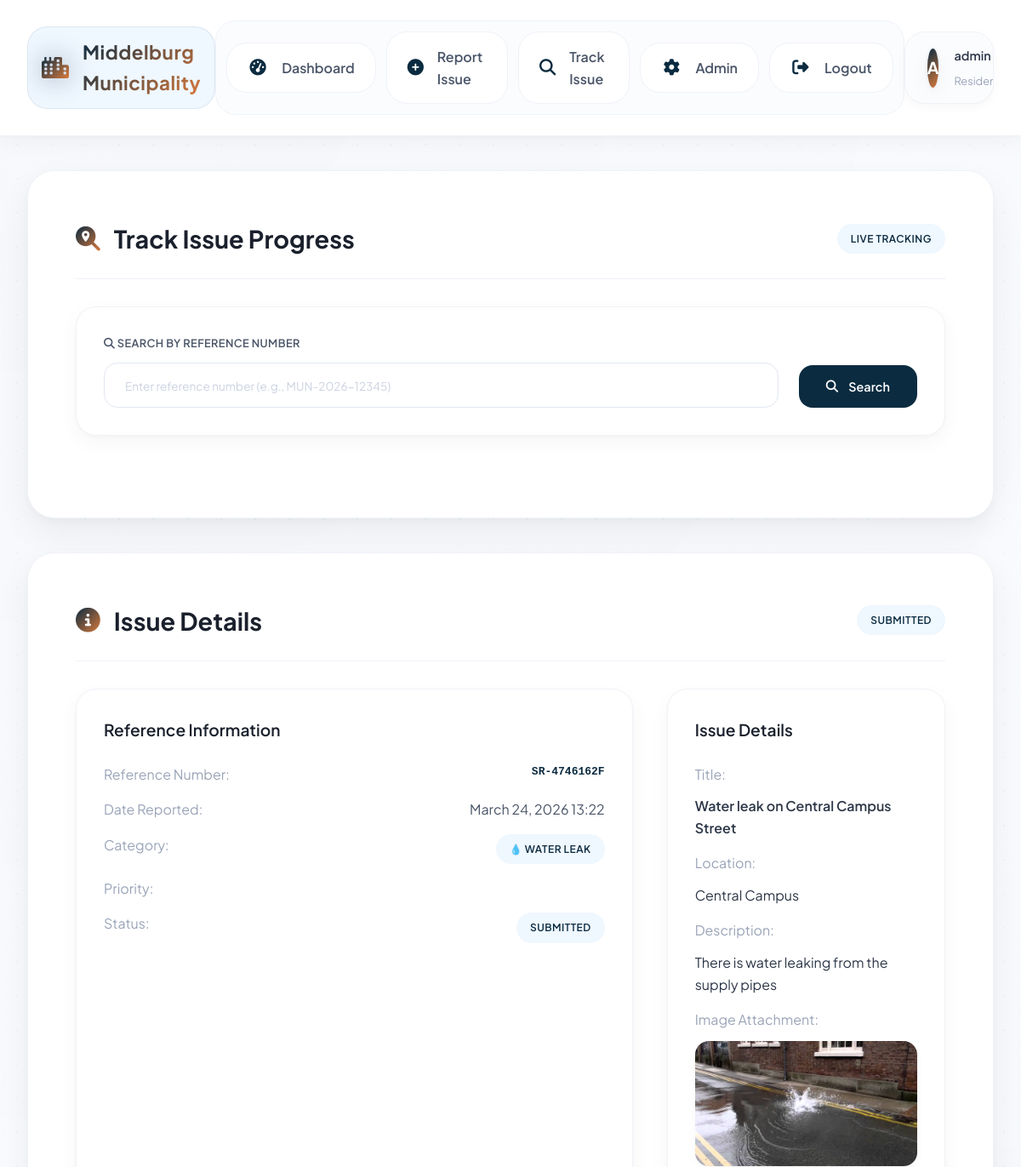
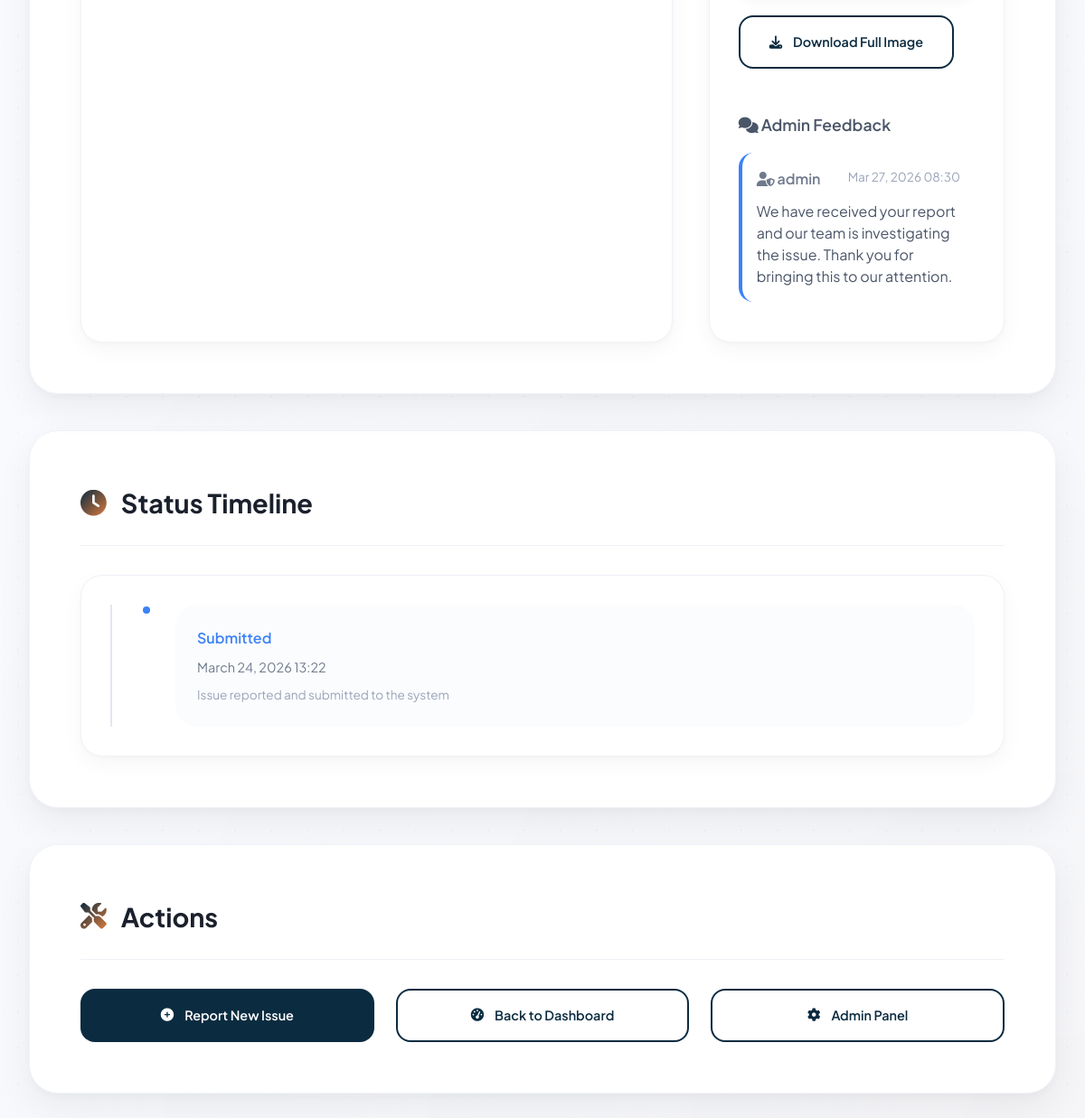
/track/SR-4746162F/ (signed in), run on the app's committed database (2 pictures, top to bottom).
### issues/models.py (models this page shows, shortened)
class Issue(models.Model):
    STATUS_CHOICES = [
        ('submitted', 'Submitted'),
        ('in_progress', 'In Progress'),
        ('resolved', 'Resolved'),
    ]
    CATEGORY_CHOICES = [
        ('water', '💧 Water Leak'),
        ('pothole', '🕳️ Pothole'),
        ('electricity', '⚡ Electricity Fault'),
        ('waste', '🗑️ Waste Collection'),
        ('other', '📌 Other'),
    ]
    user = models.ForeignKey(User, on_delete=models.CASCADE)
    title = models.CharField(max_length=200)
    category = models.CharField(max_length=20, choices=CATEGORY_CHOICES)
    description = models.TextField()
    location = models.CharField(max_length=300)
    image = models.ImageField(upload_to='issues/', blank=True, null=True)
    reference_number = models.CharField(max_length=20, unique=True, blank=True)
    status = models.CharField(max_length=20, choices=STATUS_CHOICES, default='submitted')
    admin_notes = models.TextField(blank=True, null=True)
    created_at = models.DateTimeField(auto_now_add=True)
    updated_at = models.DateTimeField(auto_now=True)

class Feedback(models.Model):
    issue = models.ForeignKey(Issue, on_delete=models.CASCADE, related_name='feedback')
    admin = models.ForeignKey(User, on_delete=models.CASCADE, related_name='admin_feedback')
    message = models.TextField()
    created_at = models.DateTimeField(auto_now_add=True)
    class Meta:
        ordering = ['-created_at']

### issues/views.py (the view)
# urls.py: path('track/<str:reference_number>/', views.track_issue_detail, name='track_issue_detail'),  # Detail view with reference number
@login_required
def track_issue_detail(request, reference_number):
    try:
        issue = get_object_or_404(Issue, reference_number=reference_number, user=request.user)
    except:
        issue = get_object_or_404(Issue, reference_number=reference_number)
    status_steps = ['submitted', 'in_progress', 'resolved']
    current_index = status_steps.index(issue.status)
    feedback_list = issue.feedback.all()
    context = {
        'issue': issue,
        'status_steps': status_steps,
        'current_index': current_index,
        'feedback_list': feedback_list,
    }
    return render(request, 'issues/track_issue.html', context)

### issues/templates/issues/track_issue.html (shortened to what this page needs)
{% extends 'issues/base_premium_new.html' %}
{% block content %}
<div class="content-section" data-aos="fade-up">
    <div class="section-header">
        <h1 class="section-title">
            <i class="fas fa-search-location"></i>
            Track Issue Progress
        </h1>
        <div class="section-actions">
            <span class="badge badge-info">Live Tracking</span>
        </div>
    </div>
    <form method="get" class="card" style="margin-bottom: var(--space-2xl);">
        <div style="display: grid; grid-template-columns: 1fr auto; gap: var(--space-lg); align-items: end;">
            <div>
                <label for="ref_search" class="form-label">
                    <i class="fas fa-search"></i>
                    Search by Reference Number
                </label>
                <input type="text"
                       id="ref_search"
                       name="ref"
                       class="form-control"
                       placeholder="Enter reference number (e.g., MUN-2026-12345)"
                       value="{{ request.GET.ref|default:'' }}">
            </div>
            <button type="submit" class="btn btn-primary">
                <i class="fas fa-search"></i>
                Search
            </button>
        </div>
    </form>
</div>
{% if issue %}
<div class="content-section" data-aos="fade-up" data-aos-delay="100">
    <div class="section-header">
        <h2 class="section-title">
            <i class="fas fa-info-circle"></i>
            Issue Details
        </h2>
        <div class="section-actions">
            <span class="badge
                {% if issue.status == 'submitted' %}badge-info{% elif issue.status == 'in_progress' %}badge-warning{% elif issue.status == 'resolved' %}badge-success{% else %}badge-danger{% endif %}">
                {{ issue.get_status_display }}
            </span>
        </div>
    </div>
    <div style="display: grid; grid-template-columns: 2fr 1fr; gap: var(--space-2xl);">
        <div class="card">
            <div class="card-header">
                <h3 class="card-title">Reference Information</h3>
            </div>
            <div class="card-content">
                <div style="display: grid; gap: var(--space-md);">
                    <div style="display: flex; justify-content: space-between;">
                        <span style="color: var(--gray-500);">Reference Number:</span>
                        <span style="font-family: monospace; font-weight: 600; color: var(--primary);">{{ issue.reference_number }}</span>
                    </div>
                    <div style="display: flex; justify-content: space-between;">
                        <span style="color: var(--gray-500);">Date Reported:</span>
                        <span style="color: var(--gray-700);">{{ issue.created_at|date:"F d, Y H:i" }}</span>
                    </div>
                    <div style="display: flex; justify-content: space-between;">
                        <span style="color: var(--gray-500);">Category:</span>
                        <span class="badge badge-info">{{ issue.get_category_display }}</span>
                    </div>
                    <div style="display: flex; justify-content: space-between;">
                        <span style="color: var(--gray-500);">Priority:</span>
                        <span class="badge
                            {% if issue.priority == 'low' %}badge-success{% elif issue.priority == 'medium' %}badge-warning{% elif issue.priority == 'high' %}badge-danger{% endif %}">
                        </span>
                    </div>
                    <div style="display: flex; justify-content: space-between;">
                        <span style="color: var(--gray-500);">Status:</span>
                        <span class="badge
                            {% if issue.status == 'submitted' %}badge-info{% elif issue.status == 'in_progress' %}badge-warning{% elif issue.status == 'resolved' %}badge-success{% else %}badge-danger{% endif %}">
                            {{ issue.get_status_display }}
                        </span>
                    </div>
                </div>
            </div>
        </div>
        <div class="card">
            <div class="card-header">
                <h3 class="card-title">Issue Details</h3>
            </div>
            <div class="card-content">
                <div style="display: grid; gap: var(--space-md);">
                    <div>
                        <div style="color: var(--gray-500); margin-bottom: var(--space-sm);">Title:</div>
                        <div style="color: var(--gray-800); font-weight: 600;">{{ issue.title }}</div>
                    </div>
                    <div>
                        <div style="color: var(--gray-500); margin-bottom: var(--space-sm);">Location:</div>
                        <div style="color: var(--gray-800);">{{ issue.location }}</div>
                    </div>
                    <div>
                        <div style="color: var(--gray-500); margin-bottom: var(--space-sm);">Description:</div>
                        <div style="color: var(--gray-800); line-height: 1.6;">{{ issue.description|linebreaksbr }}</div>
                    </div>
                    {% if issue.image %}
                    <div>
                        <div style="color: var(--gray-500); margin-bottom: var(--space-sm);">Image Attachment:</div>
                        <div style="margin-bottom: var(--space-sm);">
                            <img src="{{ issue.image.url }}" alt="Issue Image" style="max-width: 100%; max-height: 300px; border-radius: var(--radius-md); box-shadow: var(--shadow-sm);">
                        </div>
                        <a href="{{ issue.image.url }}" target="_blank" class="btn btn-secondary" style="display: inline-flex; align-items: center; gap: var(--space-sm);">
                            <i class="fas fa-download"></i>
                            Download Full Image
                        </a>
                    </div>
                    {% endif %}
                    {% if feedback_list %}
                    <div style="margin-top: var(--space-xl);">
                        <div style="color: var(--gray-700); font-weight: 600; margin-bottom: var(--space-md); font-size: 1.1rem;">
                            <i class="fas fa-comments"></i> Admin Feedback
                        </div>
                        {% for feedback in feedback_list %}
                        <div style="background: var(--info-light); border-left: 4px solid var(--info); padding: var(--space-md); margin-bottom: var(--space-sm); border-radius: var(--radius-md);">
                            <div style="display: flex; justify-content: space-between; align-items: flex-start; margin-bottom: var(--space-sm);">
                                <div style="font-weight: 600; color: var(--dark);">
                                    <i class="fas fa-user-shield"></i> {{ feedback.admin.get_full_name|default:feedback.admin.username }}
                                </div>
                                <div style="font-size: 0.85rem; color: var(--gray-500);">
                                    {{ feedback.created_at|date:"M d, Y H:i" }}
                                </div>
                            </div>
                            <div style="color: var(--gray-700); line-height: 1.5;">
                                {{ feedback.message|linebreaksbr }}
                            </div>
                        </div>
                        {% endfor %}
                    </div>
                    {% endif %}
                </div>
            </div>
        </div>
    </div>
</div>
<div class="content-section" data-aos="fade-up" data-aos-delay="200">
    <div class="section-header">
        <h2 class="section-title">
            <i class="fas fa-clock"></i>
            Status Timeline
        </h2>
    </div>
    <div class="card">
        <div class="card-content">
            <div style="position: relative; padding-left: var(--space-2xl);">
                <div style="position: absolute; left: 0; top: 0; bottom: 0; width: 2px; background: var(--gray-300);"></div>
                <div style="display: flex; flex-direction: column; gap: var(--space-xl);">
                    <div class="timeline-item" style="position: relative;">
                        <div style="position: absolute; left: -6px; top: 0; width: 12px; height: 12px; background: var(--info); border-radius: 50%; border: 2px solid var(--white);"></div>
                        <div style="margin-left: var(--space-xl); padding: var(--space-lg); background: var(--gray-50); border-radius: var(--radius-lg);">
                            <div style="font-weight: 600; color: var(--info); margin-bottom: var(--space-xs);">Submitted</div>
                            <div style="color: var(--gray-600); font-size: 0.9rem;">{{ issue.created_at|date:"F d, Y H:i" }}</div>
                            <div style="color: var(--gray-500); font-size: 0.85rem; margin-top: var(--space-xs);">
                                Issue reported and submitted to the system
                            </div>
                        </div>
                    </div>
                </div>
            </div>
        </div>
    </div>
</div>
<div class="content-section" data-aos="fade-up" data-aos-delay="300">
    <div class="section-header">
        <h2 class="section-title">
            <i class="fas fa-tools"></i>
            Actions
        </h2>
    </div>
    <div style="display: grid; grid-template-columns: repeat(auto-fit, minmax(200px, 1fr)); gap: var(--space-lg);">
        <a href="{% url 'report_issue' %}" class="btn btn-primary">
            <i class="fas fa-plus-circle"></i>
            Report New Issue
        </a>
        <a href="{% url 'dashboard' %}" class="btn btn-secondary">
            <i class="fas fa-tachometer-alt"></i>
            Back to Dashboard
        </a>
        {% if user.is_staff %}
        <a href="{% url 'admin_dashboard' %}" class="btn btn-secondary">
            <i class="fas fa-cog"></i>
            Admin Panel
        </a>
        {% endif %}
    </div>
</div>
{% endif %}
{% endblock %}

### issues/templates/issues/base_premium_new.html (shortened to what this page needs)
<!DOCTYPE html>
<html lang="en">
<head>
    <link rel="stylesheet" href="https://cdnjs.cloudflare.com/ajax/libs/font-awesome/6.5.1/css/all.min.css">
    <link href="https://unpkg.com/aos@2.3.1/dist/aos.css" rel="stylesheet">
</head>
<body>
    <header class="header">
        <div class="header-container">
            <div class="header-left">
                <a href="{% url 'home' %}" class="logo">
                    <i class="fas fa-city"></i>
                    <span class="logo-text">Middelburg Municipality</span>
                </a>
            </div>
            <nav class="main-nav">
                <ul class="nav-menu">
                    {% if user.is_authenticated %}
                        <li class="nav-item">
                            <a href="{% url 'dashboard' %}" class="nav-link">
                                <i class="nav-icon fas fa-tachometer-alt"></i>
                                <span>Dashboard</span>
                            </a>
                        </li>
                        <li class="nav-item">
                            <a href="{% url 'report_issue' %}" class="nav-link">
                                <i class="nav-icon fas fa-plus-circle"></i>
                                <span>Report Issue</span>
                            </a>
                        </li>
                        <li class="nav-item">
                            <a href="{% url 'track_issue' %}" class="nav-link">
                                <i class="nav-icon fas fa-search"></i>
                                <span>Track Issue</span>
                            </a>
                        </li>
                        {% if user.is_staff %}
                            <li class="nav-item">
                                <a href="{% url 'admin_dashboard' %}" class="nav-link">
                                    <i class="nav-icon fas fa-cog"></i>
                                    <span>Admin</span>
                                </a>
                            </li>
                        {% endif %}
                        <li class="nav-item">
                            <a href="{% url 'logout' %}" class="nav-link">
                                <i class="nav-icon fas fa-sign-out-alt"></i>
                                <span>Logout</span>
                            </a>
                        </li>
                    {% endif %}
                </ul>
            </nav>
            {% if user.is_authenticated %}
                <div class="user-info">
                    <div class="user-avatar">{{ user.username|first|upper }}</div>
                    <div class="user-details">
                        <span class="user-name">{{ user.get_full_name|default:user.username }}</span>
                        <span class="user-role">{{ user.get_role_display|default:"Resident" }}</span>
                    </div>
                </div>
            {% endif %}
        </div>
    </header>
    <main class="main-container">
        {% block content %}{% endblock %}
    </main>
</body>
</html>

### data on the page
Issue: status "SUBMITTED", reference_number "SR-4746162F", created_at "March 24, 2026 13:22", category "💧 WATER LEAK", title "Water leak on Central Campus Street", location "Central Campus", description "There is water leaking from the supply pipes", image (picture)
Feedback: admin.get_full_name "admin", created_at "Mar 27, 2026 08:30", message "We have received your report and our team is investigating the issue. Thank you for bringing this to our attention."

### other printed values
{{ user.username|first|upper }} "A"
{{ user.get_full_name|default:user.username }} "admin"
